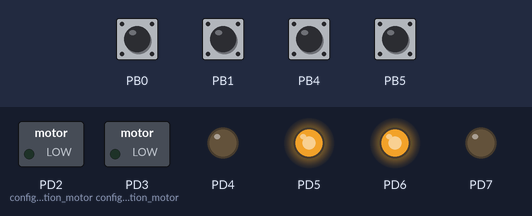
A program run on a simulated ATmega328P, built with avr-gcc and emulated at 16 MHz. Shown: switched loads named in the program (green lamp = pin HIGH), output pins drawn as LEDs (lit = HIGH). Inputs (shaded band) come from the test bench; at power-on: PB0, PB1, PB4, PB5 HIGH. A simulated second board sends each byte the program waits for after 2 ms.

Above: at 1.2 s.
1.3 s: PB4 pulled LOW for 0.15 s
At 1.37 s:
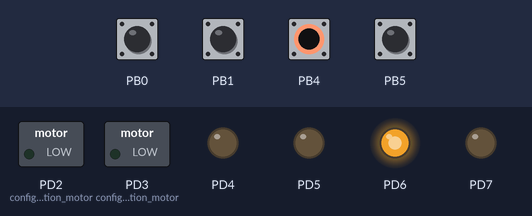
2.9 s: PB5 pulled LOW for 0.15 s
At 2.97 s:
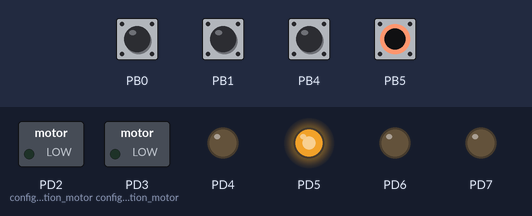
4.5 s: PB0 pulled LOW for 0.15 s
At 5.3 s:
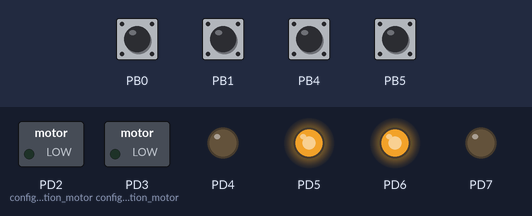
Timing chart, 0 to 7.5 s (numbered marks = the images above; inputs shaded):
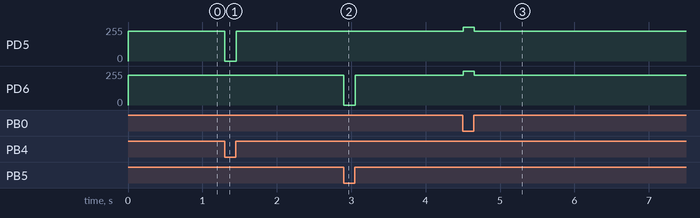

Measured:
- after the input at 1.3 s, PD5: 225/255 → 0/255 at once, → 225/255 0.15 s later
- after the input at 2.9 s, PD6: 225/255 → 0/255 at once, → 225/255 0.15 s later
- after the input at 4.5 s, PD5, PD6: 225/255 → 255/255 at once, → 225/255 0.15 s later

The program:

main.c
```c
/*
 * 100percentJesus.c
 *
 * Created: 20/06/2018 19:23:04
 * Author : Mateus Sousa
 */

#include <avr/io.h>
#include <avr/interrupt.h>

#define FOSC 16000000 // Clock Speed
#define BAUD 9600
#define USART_BAUDRATE FOSC/16/BAUD-1

#define VEL_NORMAL  0x1E
#define VEL_CURVA 0xff
#define PARE    0x00
#define cod_PARE  0x01
#define cod_NORMAL  0x02
#define cod_RE    0x03

char flag_partida = 0x00, motor_state = 0x02, sensor_state = 0x00;

void setup_pin(){
	// Configura o RX e TX
	DDRD = 0b11111110;
	PORTD = 0x00;

	// Configura a entrada dos sensores digitais
	DDRB = 0x00;
	PORTB = 0b00110011;

	//Enable Pin Change INT[1]
	PCICR = 0b00000001;

	/*Pin Change Interrupt MASK*/
	/*bits 23 to 16*/
	PCMSK2 = 0x00;
	/*bits 14 to 08*//*Doesnt exist PCINT15*/
	PCMSK1 = 0x00;
	/*bits 07 to 00*/
	PCMSK0 = 0b00110011;

}

void setup_usart(unsigned int ubrr){
	/*Set baud rate */
	UBRR0H = (unsigned char)(ubrr>>8);
	UBRR0L = (unsigned char)ubrr;
	/* Enable receiver and transmitter */
	UCSR0B = (1<<RXEN0)|(1<<TXEN0);
	/* Set frame format: 8data, 2stop bit */
	UCSR0C = (1<<USBS0)|(3<<UCSZ00);

}

void setup_pwm_timer(){

	//  TIMER 0 Config, PWM fast
	TCCR0A = 0b11110011;
	TCCR0B = 0x04;
	TIMSK0 = 0x00;
	OCR0A = 0xFF;
	OCR0B = 0xFF;
	TCNT0 = 0x00;

}

unsigned char USART_Receive( void ){
	/* Wait for data to be received */
	while ( !(UCSR0A & (1<<RXC0)) );
	/* Get and return received data from buffer */
	return UDR0;
}

ISR (PCINT0_vect){

	if((~PINB) & 1){
		motor_state = cod_PARE;
	}else if((~PINB) & 2){
		motor_state = cod_PARE;
	}else{
		motor_state = cod_NORMAL;
	}

	if(((~PINB) & (1 << PINB4)) && ((~PINB) & (1 << PINB5))){
		motor_state = cod_RE;
	}else if((~PINB) & (1 << PINB4)){
		sensor_state = 0x02;
	}else if((~PINB) & (1 << PINB5)){
		sensor_state = 0x01;
	}else{
		sensor_state = 0x00;
	}

}

void configuration_motor(){
	PORTD &= ~(1 << 2);
	PORTD &= ~(1 << 3);
	OCR0A = VEL_NORMAL;
	OCR0B = VEL_NORMAL;
}

void machine_leitura(){
	if(motor_state == cod_NORMAL){
		switch(sensor_state){
			case 0x00: // Go straight
				OCR0A = VEL_NORMAL;
				OCR0B = VEL_NORMAL;
			break;
			case 0x01: // Curve to the left
				OCR0A = VEL_CURVA;
				OCR0B = VEL_NORMAL;
			break;
			case 0x02: // Curve to the right
				OCR0A = VEL_NORMAL;
				OCR0B = VEL_CURVA;
			break;
			default:
			break;
		}
	} else if(motor_state == cod_RE){
		switch(sensor_state){
			case 0x01: // Curve to the left
				PORTD |= (1 << 2);
				PORTD &= ~(1 << 3);
				OCR0A = VEL_CURVA;
				OCR0B = VEL_NORMAL;
			break;
			case 0x02: // Curve to the right
				PORTD &= ~(1 << 2);
				PORTD |= (1 << 3);
				OCR0A = VEL_NORMAL;
				OCR0B = VEL_CURVA;
			break;
			default:
			break;
		}
		while((((~PINB) & (1 << PINB4)) && ((~PINB) & (1 << PINB5))));
			motor_state = cod_NORMAL;
			PORTD &= ~(1 << 2);
			PORTD &= ~(1 << 3);
	}else{
		OCR0A = PARE;
		OCR0B = PARE;
		while(((~PINB) & 1));
		motor_state = cod_NORMAL;
	}
}

int main(void){

	setup_pin();
	setup_usart(USART_BAUDRATE);

	while(USART_Receive() != '1');

	setup_pwm_timer();
	configuration_motor();
	sei();

	while (1){
		machine_leitura();
	}
}
```
